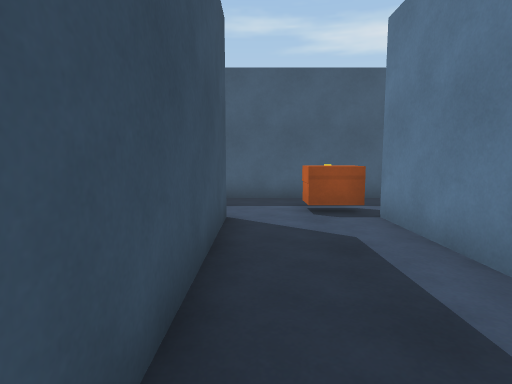
View 1 (above)

14 first-person views from a walk through a 3-D level made in the Unity game engine. The camera is 1.2 m above the floor, tilts 6° down and sees 80° across. The floor is counted in squares, 1 m on a side. Each view is taken from the middle of a square. On the plan, view 1 faces up. The plan holds only what a view shows up to about 13 squares ahead; the rest is blank. The place goes on beyond the plan. The player character is not drawn. Some animated figures are left out.

View 2
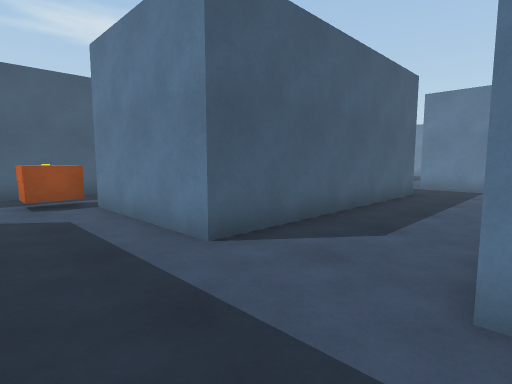

View 3
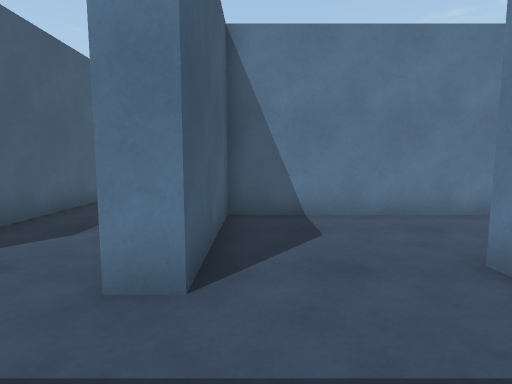

View 4
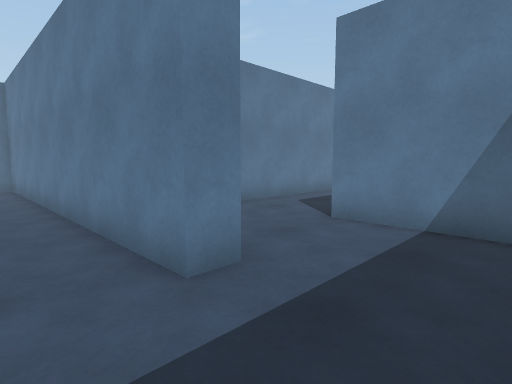

View 5
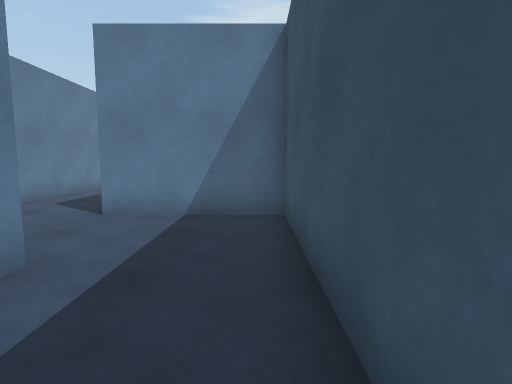

View 6
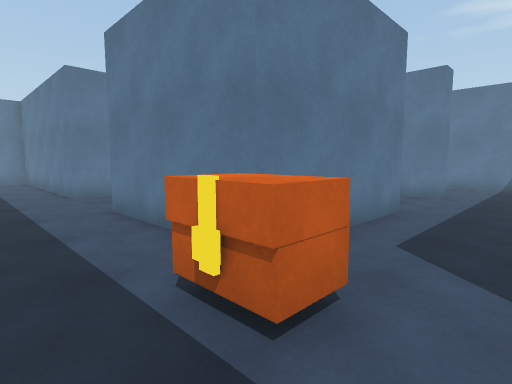

View 7
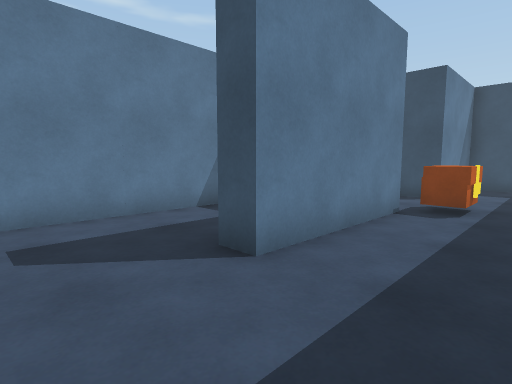

View 8
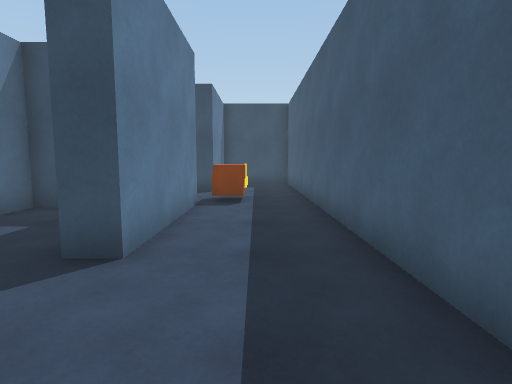

View 9
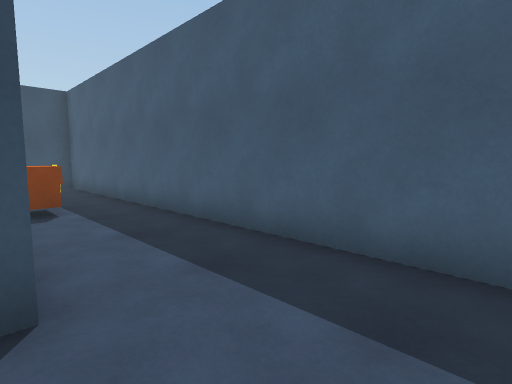

View 10
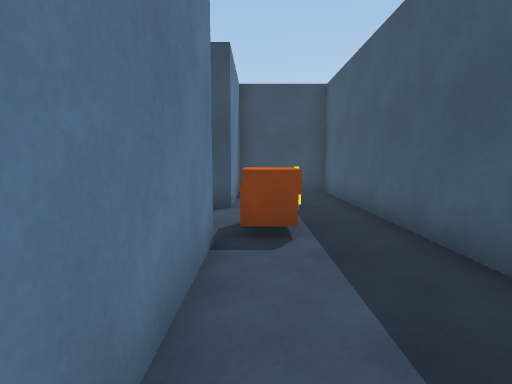

View 11
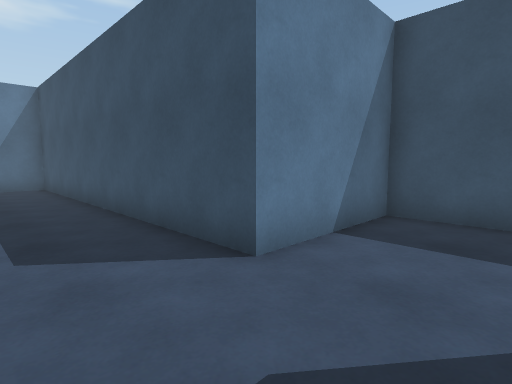

View 12
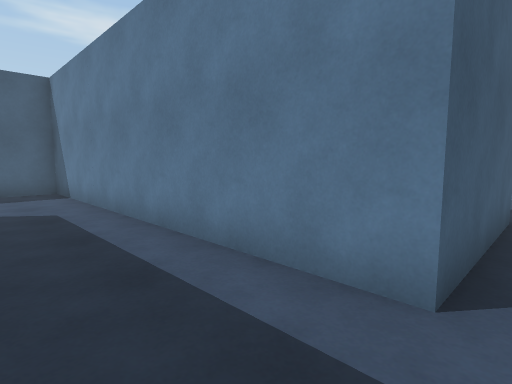

View 13
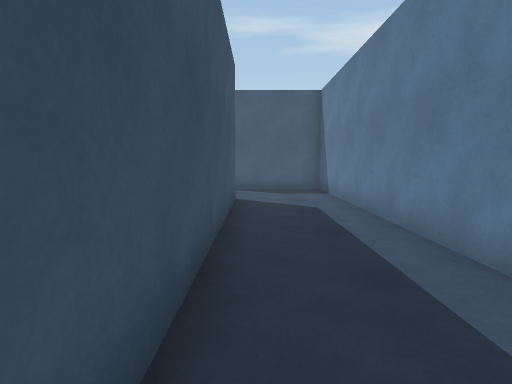

View 14
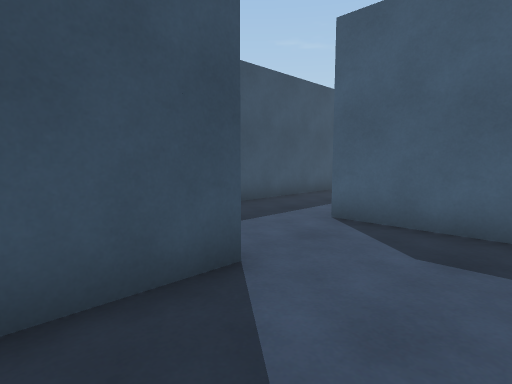

### Floor plan
Points are (right, up) in squares from view 1. A wall is a line through its corners. A room is listed if a view was taken in it or the views show most of it. See-through windows are left out.
Room 1 (views 1, 2, 3, 4, 5, 6, 7, 8, 9, 10, 11, 12, 13, 14)
walls: (3.4, 3.1) (3.4, 2.4) (9.5, 2.4); (11.5, 1.6) (2.6, 1.6) (2.6, 6.4) (7.4, 6.4) (7.4, 5.6); (10.6, 5.1) (10.6, 6.4) (11.5, 6.4); (9.8, 9.6) (-4.6, 9.6) (-4.6, 6.4) (-0.6, 6.4) (-0.6, -5.6) (3.4, -5.6) (3.4, -15.5); (11.4, -14.4) (6.6, -14.4) (6.6, -2.4) (2.6, -2.4) (2.6, -1.6) (11.5, -1.6)
objects: other object (1, 7) to (2, 8)

Positions as (right, up) in squares from view 1, and headings:
1: (0, 0), facing up
2: (0, -2), facing up-right
3: (0, -3), facing right
4: (0, 0), facing down-right
5: (0, 1), facing down
6: (0, 9), facing down-right
7: (10, 9), facing down-left
8: (11, 8), facing left
9: (10, 6), facing up-left
10: (7, 7), facing left
11: (6, -3), facing down-left
12: (4, -15), facing up-right
13: (4, -15), facing up
14: (6, -8), facing up-left
